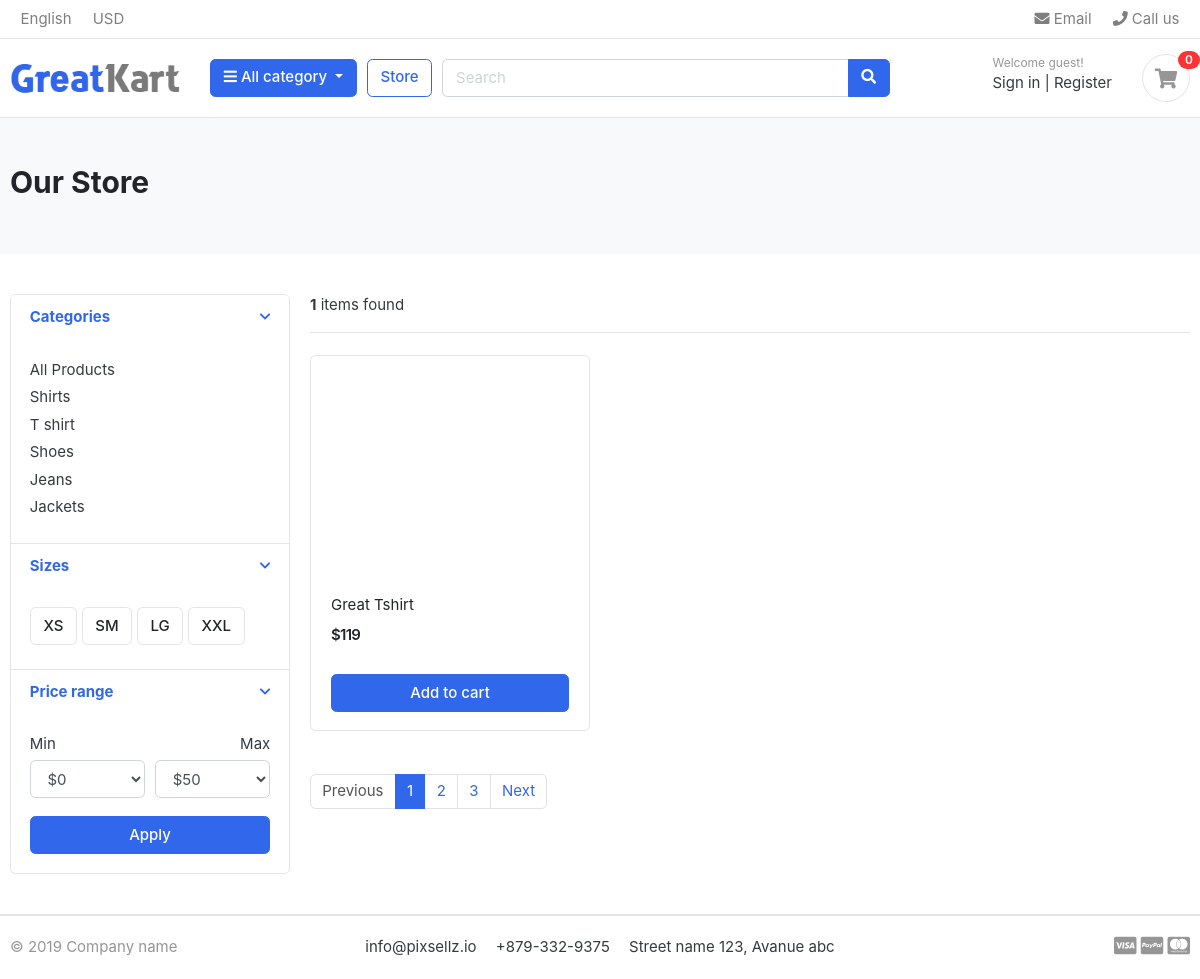
The page /store/t-shirt/ on the database its author committed.
### category/models.py (models this page shows, shortened)
class Category(models.Model):
    category_name = models.CharField(max_length=50)
    slug = models.SlugField(max_length=100, unique=True)
    description = models.TextField(max_length=255, blank=True)
    cat_image = models.ImageField(upload_to='photos/categories', blank=True)
    class Meta:
        verbose_name = 'category'
        verbose_name_plural = 'categories'
    def get_url(self):
        return reverse('products_by_category', args=[self.slug])

### store/models.py (models this page shows, shortened)
class Product(models.Model):
    product_name    = models.CharField(max_length=200, unique=True)
    slug            = models.SlugField(max_length=200, unique=True)
    description     = models.TextField(max_length=500, blank=True)
    price           = models.IntegerField()
    images          = models.ImageField(upload_to='photos/products')
    stock           = models.IntegerField()
    is_available    = models.BooleanField(default=True)
    category        = models.ForeignKey(Category, on_delete=models.CASCADE)
    created_date    = models.DateTimeField(auto_now_add=True)
    modified_date   = models.DateTimeField(auto_now=True)
    def get_url(self):
        return reverse('product_detail', args=[self.category.slug, self.slug])

### store/views.py (the view)
# urls.py: path('store/', include('store.urls')),
def store(request, category_slug=None):
    categories=None
    products=None
    if category_slug != None:
        categories = get_object_or_404(Category, slug=category_slug)
        products = Product.objects.filter(category=categories, is_available=True)
        product_count = products.count()
    else:
        products = Product.objects.all().filter(is_available=True)
        product_count = products.count()
    context = {
        'products': products,
        'product_count': product_count,
    }
    return render(request, 'store/store.html',context)

### category/context_processors.py (called while the page is built)
def menu_links(request):
    links = Category.objects.all()
    return dict(links=links)

### templates/store/store.html (shortened to what this page needs)
{% extends 'base.html' %}
{% load static %}
{% block content %}
<section class="section-pagetop bg">
    <div class="container">
        <h2 class="title-page">Our Store</h2>
    </div>
</section>
<section class="section-content padding-y">
    <div class="container">
    <div class="row">
        <aside class="col-md-3">
    <div class="card">
        <article class="filter-group">
            <header class="card-header">
                <a href="#" data-toggle="collapse" data-target="#collapse_1" aria-expanded="true" class="">
                    <i class="icon-control fa fa-chevron-down"></i>
                    <h6 class="title">Categories</h6>
                </a>
            </header>
            <div class="filter-content collapse show" id="collapse_1" style="">
                <div class="card-body">
                    <ul class="list-menu">
                        <li><a href="{% url 'store' %}">All Products</a></li>
                        {% for category in links %}
                    <li><a href="{{category.get_url}}">{{category.category_name}}</a></li>
                        {% endfor %}
                    </ul>
                </div>
            </div>
        </article>
        <article class="filter-group">
            <header class="card-header">
                <a href="#" data-toggle="collapse" data-target="#collapse_4" aria-expanded="true" class="">
                    <i class="icon-control fa fa-chevron-down"></i>
                    <h6 class="title">Sizes </h6>
                </a>
            </header>
            <div class="filter-content collapse show" id="collapse_4" style="">
                <div class="card-body">
                  <label class="checkbox-btn">
                    <span class="btn btn-light"> XS </span>
                  </label>
                  <label class="checkbox-btn">
                    <span class="btn btn-light"> SM </span>
                  </label>
                  <label class="checkbox-btn">
                    <span class="btn btn-light"> LG </span>
                  </label>
                  <label class="checkbox-btn">
                    <span class="btn btn-light"> XXL </span>
                  </label>
            </div>
            </div>
        </article>
        <article class="filter-group">
            <header class="card-header">
                <a href="#" data-toggle="collapse" data-target="#collapse_3" aria-expanded="true" class="">
                    <i class="icon-control fa fa-chevron-down"></i>
                    <h6 class="title">Price range </h6>
                </a>
            </header>
            <div class="filter-content collapse show" id="collapse_3" style="">
                <div class="card-body">
                    <div class="form-row">
                    <div class="form-group col-md-6">
                      <label>Min</label>
                          <select class="mr-2 form-control">
                            <option value="0">$0</option>
                        </select>
                    </div>
                    <div class="form-group text-right col-md-6">
                      <label>Max</label>
                          <select class="mr-2 form-control">
                            <option value="50">$50</option>
                        </select>
                    </div>
                    </div>
                    <button class="btn btn-block btn-primary">Apply</button>
                </div>
            </div>
        </article>
    </div>
        </aside>
        <main class="col-md-9">
    <header class="border-bottom mb-4 pb-3">
            <div class="form-inline">
                <span class="mr-md-auto"><b> {{product_count}}</b> items found </span>
            </div>
    </header>
    <div class="row">
        {% for product in products %}
        <div class="col-md-4">
            <figure class="card card-product-grid">
                <div class="img-wrap">
                </div>
                <figcaption class="info-wrap">
                    <div class="fix-height">
                        <a href="{{product.get_url}}" class="title">{{product.product_name}}</a>
                        <div class="price-wrap mt-2">
                            <span class="price">${{product.price}}</span>
                        </div>
                    </div>
                    <a href="#" class="btn btn-block btn-primary">Add to cart </a>
                </figcaption>
            </figure>
        </div>
        {% endfor %}
    </div>
    <nav class="mt-4" aria-label="Page navigation sample">
      <ul class="pagination">
        <li class="page-item disabled"><a class="page-link" href="#">Previous</a></li>
        <li class="page-item active"><a class="page-link" href="#">1</a></li>
        <li class="page-item"><a class="page-link" href="#">2</a></li>
        <li class="page-item"><a class="page-link" href="#">3</a></li>
        <li class="page-item"><a class="page-link" href="#">Next</a></li>
      </ul>
    </nav>
        </main>
    </div>
    </div>
    </section>
{% endblock %}

### greatkart/static/css/ui.css (style rules this page uses)
html { font-family: "Inter", sans-serif; font-size: 15px; }
.img-wrap { text-align: center; display: block; }
.price-wrap { letter-spacing: -0.7px; }
.padding-y { padding-top: 40px; padding-bottom: 40px; }
figure { margin-bottom: 0; }
article:after, .form-group:after { display: block; clear: both; content: ""; }
.bg { background-color: #f8f9fa; }
.title-page { color: #212529; }
.btn-light { background-color: #fff; border-color: #e4e4e4; }
[class*=list-] li:after { visibility: hidden; display: block; content: ""; overflow: hidden; height: 0; clear: both; }
.list-menu { list-style: none; margin: 0; padding-left: 0; }
.list-menu li { margin-bottom: 5px; }
.list-menu a { color: #343a40; }
[class*=card-product] a.title { color: #212529; display: block; }
[class*=card-product] .img-wrap { overflow: hidden; position: relative; }
.card-product-grid { margin-bottom: 20px; }
.card-product-grid .img-wrap { border-radius: 0.2rem 0.2rem 0 0; height: 220px; }
.card-product-grid .info-wrap { overflow: hidden; padding: 18px 20px; }
.card-product-grid .fix-height { height: 80px; overflow: hidden; }
.card .img-wrap { overflow: hidden; }
.price { font-weight: 600; color: #212529; }
.icon-control { margin-top: 5px; float: right; font-size: 80%; }
.card-header .title { margin-bottom: 0; line-height: 1.5; }
.filter-group { border-bottom: 1px solid #e4e4e4; }
.filter-group .card-header { border-bottom: 0; }
.filter-group:last-child { border-bottom: 0; }
.checkbox-btn { position: relative; }
.section-pagetop { padding: 45px 0; }

### rows shown on the page
Category: category_name "Shirts"
Category: category_name "T shirt"
Category: category_name "Shoes"
Category: category_name "Jeans"
Category: category_name "Jackets"
Product: product_name "Great Tshirt", price "119"

### other values the page prints
{{ product_count }} "1"
